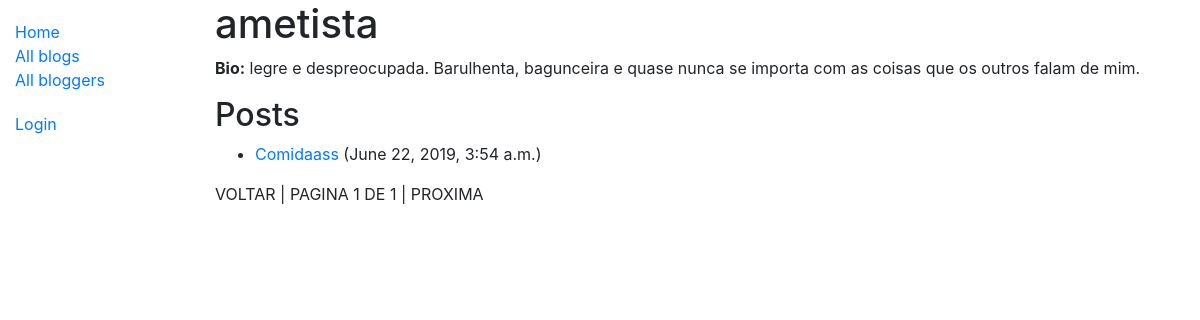
The page /blog/blogger/4 on the database its author committed.
### blog/models.py (models this page shows, shortened)
class Author(models.Model):
	user = models.ForeignKey(
		get_user_model(),
		on_delete=models.CASCADE,
		primary_key = True,
	)
	bio = models.CharField(max_length = 300, help_text='Escreva uma descricao para voce!')
	class Meta:
		ordering = ['-user']
	def __str__(self):
		return self.user.username

class Blog(models.Model):
	title = models.CharField(max_length=50, help_text='Escreva o assunto que deseja postar.')
	content = models.CharField(max_length=1000, help_text='No que você esta pensando?')
	author = models.ForeignKey(
		'Author',
		on_delete=models.SET('Usuario Desvinculado'),
	)
	date = models.DateTimeField(auto_now_add=True)
	class Meta:
		ordering = ['-date']
	def get_absolute_url(self):
		return reverse('blog-detail', args=[str(self.id)])

### blog/views.py (the view)
# urls.py: path('blogger/<int:pk>', views.AuthorDetailView.as_view(), name='blogger-detail'),
class AuthorDetailView(generic.DetailView):
    model = Author

### blog/templates/blog/author_detail.html
{% extends "base.html" %}
{% block content %}
  <h1>{{ author }}</h1>
  <p><strong>Bio:</strong> {{ author.bio }}</p>
  <h2>Posts</h2>
   <ul>
    {% for post in author.blog_set.all %}
      <li>
        <a href="{{ post.get_absolute_url }}">{{ post.title }}</a>
        ({{post.date}})
      </li>
    {% endfor %}
  </ul>
{% endblock %}

### rows shown on the page
Author: user_id.username "ametista", bio "legre e despreocupada. Barulhenta, bagunceira e quase nunca se importa com as coisas que os outros falam de mim."
Blog: title "Comidaass", date "June 22, 2019, 3:54 a.m."
